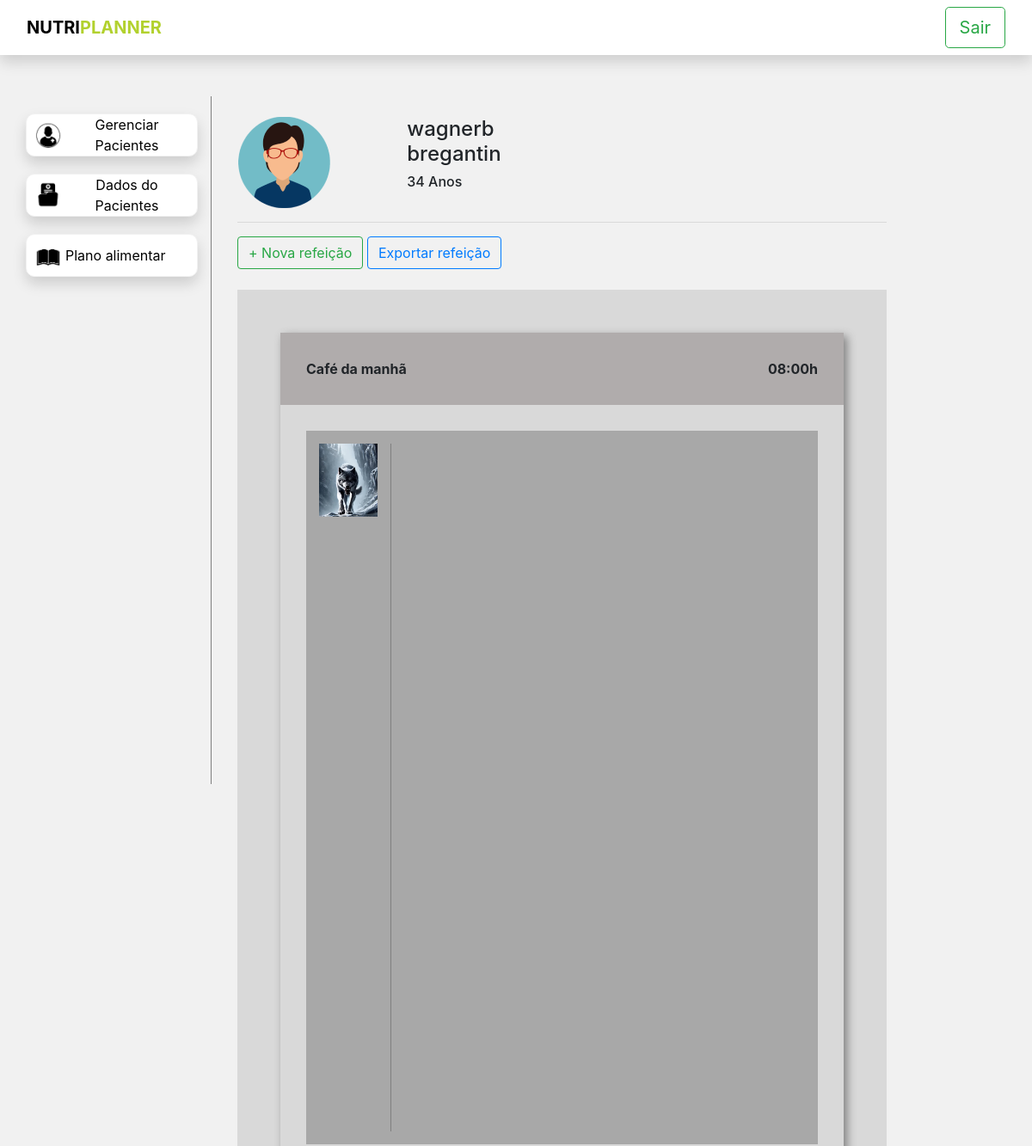
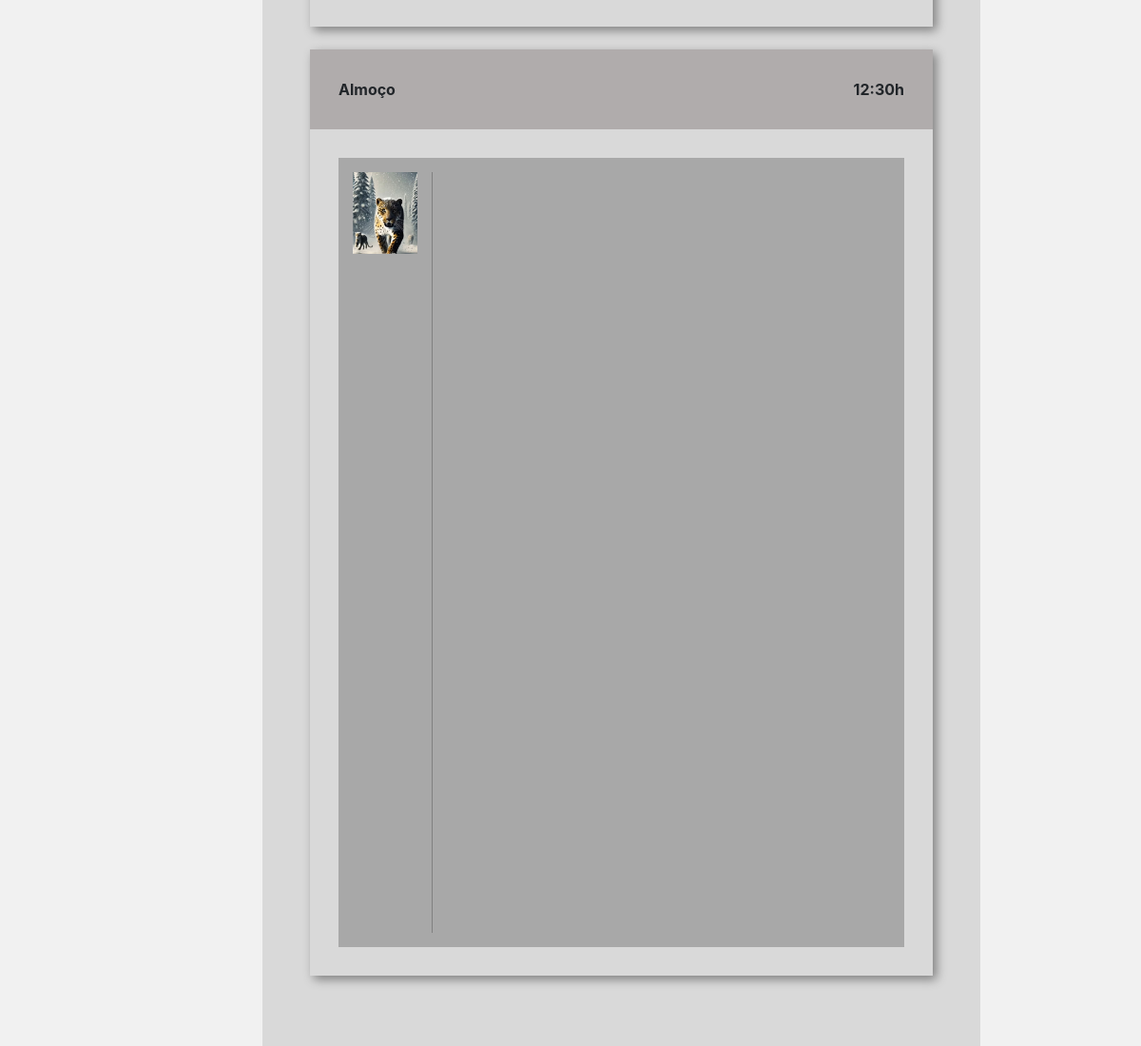
The page /plano_alimentar/4/ (signed in) on the database its author committed (2 pictures, top to bottom).
### plataforma/models.py (models this page shows, shortened)
class Pacientes(models.Model):
    choices_sexo = (('F', 'Feminino'),
                    ('M', 'Maculino'))
    nome = models.CharField(max_length=50)
    sexo = models.CharField(max_length=1, choices=choices_sexo)
    idade = models.IntegerField()
    email = models.EmailField()
    telefone = models.CharField(max_length=19)
    nutri = models.ForeignKey(User, on_delete=models.CASCADE)

class Refeicao(models.Model):
    paciente = models.ForeignKey(Pacientes, on_delete=models.CASCADE)
    titulo = models.CharField(max_length=50)
    horario = models.TimeField()
    carboidratos = models.IntegerField()
    proteinas = models.IntegerField()
    gorduras = models.IntegerField()

class Opcao(models.Model):
    refeicao = models.ForeignKey(Refeicao, on_delete=models.CASCADE)
    imagem = models.ImageField(upload_to="opcao")
    descricao = models.TextField()

### plataforma/views.py (the view)
# urls.py: path('plano_alimentar/<str:id>/', views.plano_alimentar, name="plano_alimentar"),
def plano_alimentar(request, id):
    paciente = get_object_or_404(Pacientes, id=id)
    if not paciente.nutri == request.user:
        messages.add_message(request, constants.ERROR, 'Esse paciente não é seu')
        return redirect('/plano_alimentar_listar/')
    if request.method == "GET":
        r1 = Refeicao.objects.filter(paciente=paciente).order_by('horario')
        r1 = Refeicao.objects.filter(paciente=paciente)
        opcao = Opcao.objects.all()
        return render(request, 'plano_alimentar.html', {'paciente': paciente, 'refeicao':r1, 'opcao': opcao})

### plataforma/templates/plano_alimentar.html (shortened to what this page needs)
{% extends 'base_plataforma.html' %}
{% load static %}
{% block 'plataforma' %}
    <br>
    <div class="row">
        <div class="col-md-3">
                {% if paciente.sexo == "M"%}
                    <img src="{% static 'plataforma/img/perfil2.png' %}">
                {% else %}
                    <img src="{% static 'plataforma/img/perfil1.png' %}">
                {% endif %}
        </div>
        <div class="col-md-3 dados descricao">
            <h4>{{paciente.nome}}</h4>
            <h6>{{paciente.idade}} Anos</h6>
        </div>
    </div>
    <hr>
    <button type="button" class="btn btn-outline-success" data-toggle="modal" data-target="#modal">
        + Nova refeição
    </button>
    <button type="button" class="btn btn-outline-primary">
        Exportar refeição
    </button>
    <br>
    <br>
    <div class="fundo-alimentar">
        {% for re in refeicao %}
        <div class="refeicao">
            <div class="head-refeicao">
                <span>{{re.titulo}}</span>
                <span style="float: right;">{{re.horario}}h</span>
            </div>
            <div class="body-refeicao">
                {% for o1 in opcao%}
                    {% if o1.refeicao == re %}
                        <div class="opcao">
                            <div class="row">
                                <div class="col-md-2">
                                    <img width="100%" src="{{o1.imagem.url}}">
                                </div>
                                <div class="col-md-10">
                                </div>
                            </div>
                        </div>
                    {% endif %}
                {% endfor %}
            </div>
        </div>
        <br>
    {% endfor %}
{% endblock%}

### templates/static/plataforma/css/plano_alimentar.css (style rules this page uses)
.fundo-alimentar { background-color: #D9D9D9; padding: 50px; }
.refeicao { box-shadow: 4px 4px 10px gray; }
.head-refeicao { background-color: #B0ACAC; padding: 30px; font-weight: bold; }
.body-refeicao { padding: 30px; font-weight: bold; }
.opcao { background-color: #A8A8A8; padding: 15px; }

### templates/static/plataforma/css/plataforma.css (style rules this page uses)
body { background-color: #f1f1f1 !important; user-select: none; }
.col-md-2 { height: 100vh; max-width: 20.666667% !important; border-right: 1px solid gray; }
.dados { font-weight: 100; }
.descricao { margin-left: -12%; }
@media (max-width: 1300px) { .descricao { margin-left: 1px; } }

### rows shown on the page
Pacientes: nome "wagnerb bregantin", idade "34"
Refeicao: titulo "Café da manhã", horario "08:00"
Opcao: imagem (picture)
Refeicao: titulo "Almoço", horario "12:30"
Opcao: imagem (picture)
